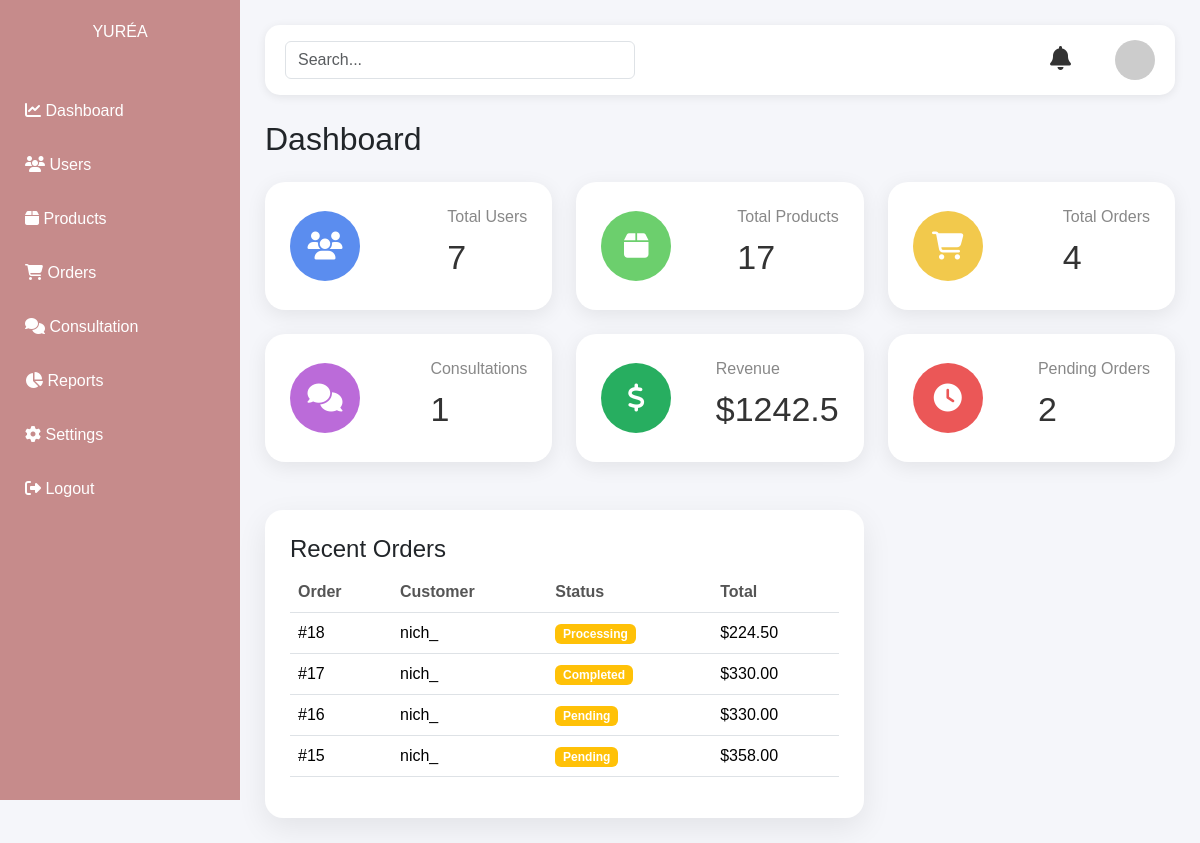
The page /dashboard/ (signed in) on the database its author committed.
### orders/models.py (models this page shows, shortened)
class Order(models.Model):
    STATUS_CHOICES = [
        ("Pending", "Pending"),
        ("Paid", "Paid"),
        ("Processing", "Processing"),
        ("Out for Delivery", "Out for Delivery"),
        ("Completed", "Completed"),
    ]
    tracking_number = models.CharField(
        max_length=100,
        blank=True,
        null=True
    )
    user = models.ForeignKey(
        User,
        on_delete=models.CASCADE
    )
    total_price = models.DecimalField(
        max_digits=10,
        decimal_places=2
    )
    full_name = models.CharField(
        max_length=100,
        blank=True
    )
    phone = models.CharField(
        max_length=20,
        blank=True
    )
    address = models.TextField(
        blank=True
    )
    status = models.CharField(
        max_length=20,
        choices=STATUS_CHOICES,
        default='Pending'
    )
    created_at = models.DateTimeField(
        auto_now_add=True
    )
    payment_method = models.CharField(
        max_length=20,
        default='ABA'
    )
    payment_status = models.CharField(
        max_length=20,
        default='Pending'
    )
    payment_proof = models.ImageField(
        upload_to='payments/',
        blank=True,
        null=True
    )

### dashboard/views.py (the view)
# urls.py: path("dashboard/", include("dashboard.urls")),
@login_required
def dashboard(request):
    notification_count = Notification.objects.filter(
        is_read=False
    ).count()
    total_users = User.objects.count()
    total_products = Product.objects.count()
    total_orders = Order.objects.count()
    total_consultations = Consultation.objects.count()
    pending_orders = Order.objects.filter(
        status="Pending"
    ).count()
    revenue = Order.objects.aggregate(
        total=Sum("total_price")
    )["total"] or 0
    recent_orders = Order.objects.order_by(
        "-created_at"
    )[:5]
    recent_consultations = Consultation.objects.order_by(
        "-created_at"
    )[:5]
    low_stock = Product.objects.filter(
        stock__lte=5
    )
    context = {
        "notification_count": notification_count,
        "total_users": total_users,
        "total_products": total_products,
        "total_orders": total_orders,
        "total_consultations": total_consultations,
        "pending_orders": pending_orders,
        "total_revenue": revenue,
        "recent_orders": recent_orders,
        "recent_consultations": recent_consultations,
        "low_stock": low_stock,
    }
    return render(
        request,
        "dashboard/dashboard.html",
        context
    )

### accounts/context_processors.py (called while the page is built)
def user_roles(request):
    is_consultant = False
    if request.user.is_authenticated:
        is_consultant = request.user.groups.filter(
            name='Consultant'
        ).exists()
    return {
        'is_consultant': is_consultant
    }

### templates/dashboard/dashboard.html
{% extends 'dashboard/base_admin.html' %}
{% block content %}
<h2 class="mb-4">Dashboard</h2>
<div class="row">
    <div class="col-lg-4 mb-4">
        <div class="stat-card users">
            <div class="icon">
                <i class="fas fa-users"></i>
            </div>
            <div>
                <h6>Total Users</h6>
                <h2>{{ total_users }}</h2>
            </div>
        </div>
    </div>
    <div class="col-lg-4 mb-4">
        <div class="stat-card products">
            <div class="icon">
                <i class="fas fa-box"></i>
            </div>
            <div>
                <h6>Total Products</h6>
                <h2>{{ total_products }}</h2>
            </div>
        </div>
    </div>
    <div class="col-lg-4 mb-4">
        <div class="stat-card orders">
            <div class="icon">
                <i class="fas fa-shopping-cart"></i>
            </div>
            <div>
                <h6>Total Orders</h6>
                <h2>{{ total_orders }}</h2>
            </div>
        </div>
    </div>
    <div class="col-lg-4 mb-4">
        <div class="stat-card consultation">
            <div class="icon">
                <i class="fas fa-comments"></i>
            </div>
            <div>
                <h6>Consultations</h6>
                <h2>{{ total_consultations }}</h2>
            </div>
        </div>
    </div>
    <div class="col-lg-4 mb-4">
        <div class="stat-card revenue">
            <div class="icon">
                <i class="fas fa-dollar-sign"></i>
            </div>
            <div>
                <h6>Revenue</h6>
                <h2>${{ total_revenue }}</h2>
            </div>
        </div>
    </div>
    <div class="col-lg-4 mb-4">
        <div class="stat-card pending">
            <div class="icon">
                <i class="fas fa-clock"></i>
            </div>
            <div>
                <h6>Pending Orders</h6>
                <h2>{{ pending_orders }}</h2>
            </div>
        </div>
    </div>
</div>
<div class="row mt-4">
    <div class="col-lg-8">
        <div class="dashboard-card">
            <h4>Recent Orders</h4>
            <table class="table table-hover">
                <thead>
                    <tr>
                        <th>Order</th>
                        <th>Customer</th>
                        <th>Status</th>
                        <th>Total</th>
                    </tr>
                </thead>
                <tbody>
                    {% for order in recent_orders %}
                    <tr>
                        <td>#{{ order.id }}</td>
                        <td>{{ order.user.username }}</td>
                        <td>
                            <span class="badge bg-warning">
                                {{ order.status }}
                            </span>
                        </td>
                        <td>
                            ${{ order.total_price }}
                        </td>
                    </tr>
                    {% empty %}
                    <tr>
                        <td colspan="4">
                            No orders found.
                        </td>
                    </tr>
                    {% endfor %}
                </tbody>
            </table>
        </div>
    </div>
</div>
{% endblock %}

### templates/dashboard/base_admin.html (shortened to what this page needs)
{% load static %}
<!DOCTYPE html>
<html lang="en">
<head>
    <link href="https://cdn.jsdelivr.net/npm/bootstrap@5.3.7/dist/css/bootstrap.min.css" rel="stylesheet">
    <link href="https://cdnjs.cloudflare.com/ajax/libs/font-awesome/6.7.2/css/all.min.css" rel="stylesheet">
    <link rel="stylesheet" href="{% static 'dashboard/css/admin.css' %}">
</head>
<body>
    <div class="sidebar">
        <div class="logo">
            YURÉA
        </div>
        <a href="{% url 'dashboard' %}">
            <i class="fas fa-chart-line"></i>
            Dashboard
        </a>
        <a href="{% url 'user_list' %}">
            <i class="fas fa-users"></i>
            Users
        </a>
        <a href="{% url 'product_list' %}">
            <i class="fas fa-box"></i>
            Products
        </a>
        <a href="{% url 'dashboard_orders' %}">
            <i class="fas fa-shopping-cart"></i>
            Orders
        </a>
        <a href="{% url 'consultation_list' %}">
            <i class="fas fa-comments"></i>
            Consultation
        </a>
        <a href="{% url 'reports' %}">
            <i class="fas fa-chart-pie"></i>
            Reports
        </a>
        <a href="{% url 'settings' %}">
            <i class="fas fa-cog"></i>
            Settings
        </a>
        <a href="{% url 'admin_logout' %}">
            <i class="fas fa-sign-out-alt"></i>
            Logout
        </a>
    </div>
    <div class="main-content">
        <div class="topbar">
            <form
                method="GET"
                action="{% url 'global_search' %}"
                class="d-flex"
            >
                <input
                    type="text"
                    name="q"
                    value="{{ request.GET.q }}"
                    class="form-control search-box"
                    placeholder="Search..."
                >
            </form>
            <div class="d-flex align-items-center">
                <div class="notification-wrapper me-4">
                    <a href="{% url 'notifications' %}" class="notification-link">
                        <i class="fas fa-bell notification"></i>
                    </a>
                </div>
                <img
                    src="https://ui-avatars.com/api/?name=Admin&background=C68B8B&color=fff"
                    class="profile-image"
                    alt="Admin"
                >
            </div>
        </div>
        {% block content %}
        {% endblock %}
    </div>
</body>
</html>

### static/dashboard/css/admin.css (style rules this page uses)
body { margin:0; font-family:Poppins,sans-serif; background:#f5f6fa; }
.sidebar { position:fixed; left:0; top:0; width:240px; height:100vh; background:#C68B8B; padding-top:20px; }
.logo { color:white; text-align:center; margin-bottom:40px; }
.sidebar a { display:block; padding:15px 25px; color:white; text-decoration:none; font-size:16px; }
.main-content { margin-left:240px; padding:25px; }
.topbar { display:flex; justify-content:space-between; align-items:center; background:white; padding:15px 20px; border-radius:15px; margin-bottom:25px; box-shadow:0 2px 10px rgba(0,0,0,.08); }
.search-box { width:350px; }
.notification { font-size:24px; margin-right:20px; cursor:pointer; }
.profile-image { width:40px; height:40px; border-radius:50%; }
.dashboard-card { background:white; border-radius:20px; padding:25px; box-shadow:0 3px 10px rgba(0,0,0,.08); transition:.3s; }
.stat-card { background:white; border-radius:20px; padding:25px; display:flex; align-items:center; justify-content:space-between; box-shadow:0 5px 20px rgba(0,0,0,.08); transition:.3s; }
.stat-card .icon { width:70px; height:70px; border-radius:50%; display:flex; align-items:center; justify-content:center; font-size:28px; color:white; }
.users .icon { background:#5B8DEF; }
.products .icon { background:#6CCF6D; }
.orders .icon { background:#F2C94C; }
.consultation .icon { background:#BB6BD9; }
.revenue .icon { background:#27AE60; }
.pending .icon { background:#EB5757; }
.stat-card h6 { color:#888; margin-bottom:10px; }
.stat-card h2 { font-size:34px; color:#333; }
.notification-wrapper { position:relative; display:inline-block; margin-right:25px; }
.notification-link { color:#333; text-decoration:none; }
.dashboard-card { background:white; padding:25px; border-radius:20px; box-shadow:0 5px 20px rgba(0,0,0,.08); }
.table thead { background:#f8f9fa; }
.table th { font-weight:600; color:#555; }
.table td { vertical-align:middle; }
.dashboard-card { border-radius:18px; border:none; box-shadow:0 10px 30px rgba(0,0,0,.08); }

### rows shown on the page
Order: id "18", user.username "nich_", status "Processing", total_price "224.50"
Order: id "17", user.username "nich_", status "Completed", total_price "330.00"
Order: id "16", user.username "nich_", status "Pending", total_price "330.00"
Order: id "15", user.username "nich_", status "Pending", total_price "358.00"

### other values the page prints
{{ total_users }} "7"
{{ total_products }} "17"
{{ total_orders }} "4"
{{ total_consultations }} "1"
{{ total_revenue }} "1242.5"
{{ pending_orders }} "2"
